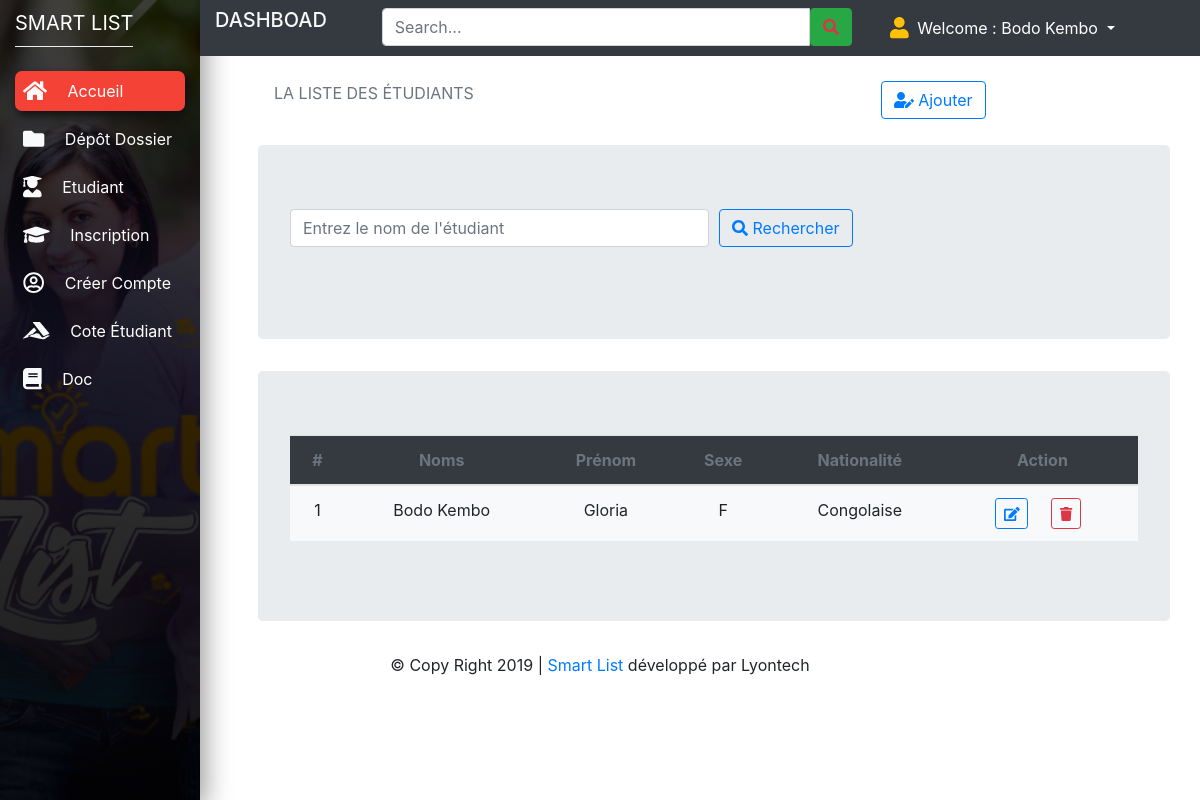
/pages/editor/dashboard.php (signed in), run on the app's committed database.
### tables this page shows
CREATE TABLE `t_student` (
  `idstd` int(11) NOT NULL,
  `name` varchar(100) DEFAULT NULL,
  `prenom` varchar(50) DEFAULT NULL,
  `sexe` varchar(2) DEFAULT NULL,
  `nationalite` varchar(100) DEFAULT NULL,
  `adresse` varchar(100) DEFAULT NULL,
  `datecrea` varchar(20) DEFAULT NULL,
  `date_update` varchar(20) DEFAULT NULL
);

### pages/editor/student.php (the view, shortened to what this page needs)
<?php
require_once('../../app/cnx.php') ;
 $name=isset($_POST['name'])?$_POST['name']:"";
  $requete="SELECT * FROM t_student WHERE name like '%$name%'";
  $resultat=$bdd->query($requete);
  ?>
<div style="margin-left:20%;width:5000px">
    <div class="row p-3 mb-2">
       <div class="col-md-8 ">
        <p class="text-muted">LA LISTE DES ÉTUDIANTS</p>
       </div>
       <div class="col-md-4">
       <button type="button" class="btn btn-outline-primary my-2 my-sm-0" data-toggle="modal" data-target="#Enseignant">
            <span class="fas fa-user-edit"></span>
                  Ajouter
              </button>
       </div>
     </div>
    <div class="jumbotron" id="div-id-name">
          <div class="card-title">
            <form action="dashboard.php.php?p=student" method="POST">
             <div class="form-row">
                <div class="form-group col-md-6">
                  <input type="text" class="form-control" name="name" placeholder="Entrez le nom de l'étudiant">
                </div>
                <div class="form-group col-md-4">
                  <button type="submit" class="btn btn-outline-primary my-2 my-sm-0"> <i class="fas fa-search"></i> Rechercher</button>
                 </div>
              </div>
            </form>
        </div>
    </div>
    <div class="jumbotron" id="div-id-name">
       <table class="table bg-light text-center">
      <thead>
        <tr class="text-muted bg-dark table-striped">
          <th scope="col">#</th>
           <th scope="col">Noms</th>
          <th scope="col">Prénom</th>
          <th scope="col">Sexe</th>
          <th scope="col">Nationalité</th>
          <th scope="col">Action</th>
      </tr>
      </thead>
      <tbody>
        <tr>
          <?php
            foreach($resultat as $student)
            {
              ?>
              <td>
                <?php echo $student['idstd']?>
              </td>
              <td>
                <?php echo $student['name']?>
              </td>
              <td>
                <?php echo $student['prenom']?>
              </td>
              <td>
                <?php echo $student['sexe']?>
              </td>
              <td>
                <?php echo $student['nationalite']?>
              </td>
              <td>
                <a class="btn btn-sm btn-outline-primary" href="dashboard.php?p=editstd&id=<?php echo $student['idstd']?>">
                  <span class="fas fa-edit"></span>
                </a> &nbsp;
                <a class="btn btn-sm btn-outline-danger" href="dashboard.php?p=deletens&id=<?php echo $student['idstd']?>">
                  <span class="fas fa-trash"></span>
                </a> &nbsp;
              </td>
        <?php
          }
          ?>
        </tr>
      </tbody>
    </table>
    </div>
</div>

### css/design.css (style rules this page uses)
* { margin: 0px; padding: 0px; }
body { font-family: 'Montserrat', sans-serif; }

### data on the page
t_student: idstd "1", name "Bodo Kembo", prenom "Gloria", sexe "F", nationalite "Congolaise"

### other printed values
$user "Bodo Kembo"
